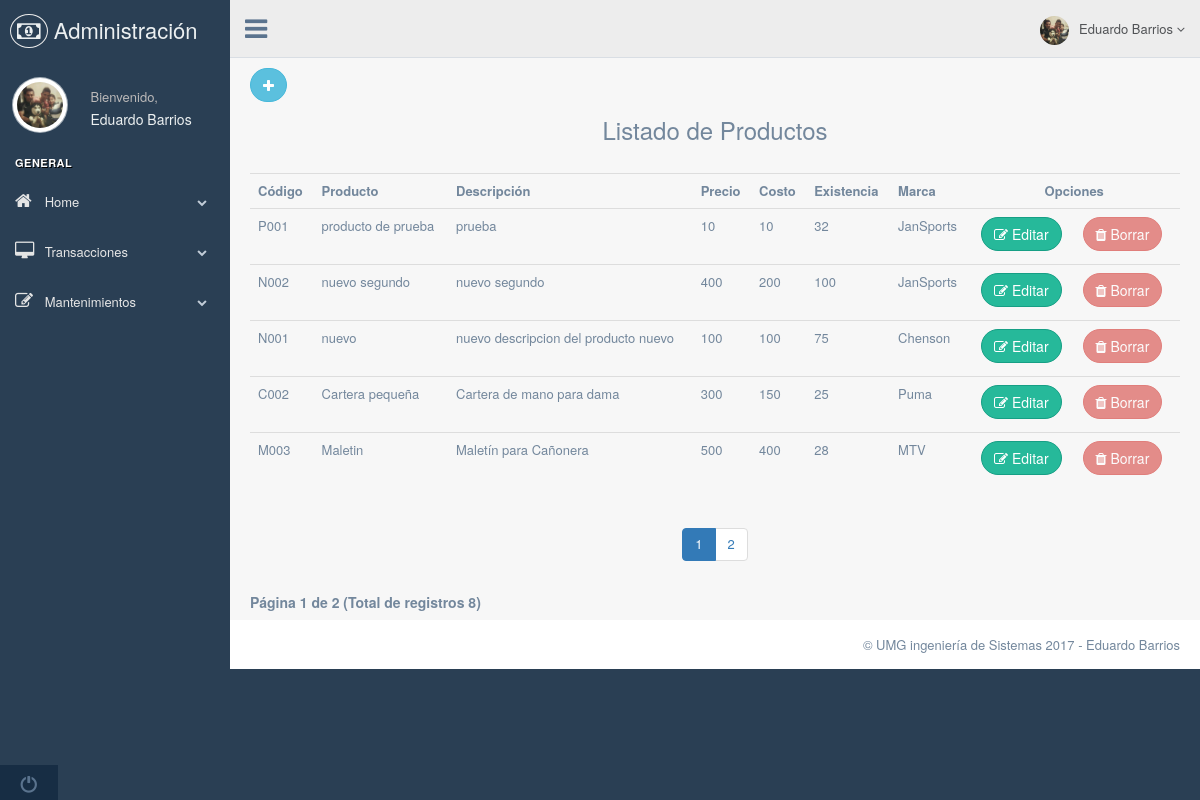
The page /Controllers/ProductosController.php on the database its author committed.
### tables this page shows
CREATE TABLE `productos` (
  `idProducto` int(11) NOT NULL,
  `codigoProducto` varchar(100) NOT NULL,
  `nombreProducto` varchar(100) NOT NULL,
  `descripcion` varchar(255) NOT NULL,
  `precio` float NOT NULL,
  `costo` float NOT NULL,
  `existencia` int(11) NOT NULL,
  `idMarca` int(11) NOT NULL
);

CREATE TABLE `marcaproductos` (
  `idMarca` int(11) NOT NULL,
  `nombreMarca` varchar(100) NOT NULL
);

### Controllers/ProductosController.php (called while the page is built, shortened)
<?php
	require_once('../Models/ProductosModel.php');
	$cant_filas = new Productos();
	$pagination = new Productos();
	$no_registros = 5;
	if(!(isset($_GET['pagina'])))
	{
		$inicio = 1;
	}
	$nuevo_inicio = ($inicio-1)*$no_registros;
	$Productos = $pagination->getProductos($nuevo_inicio,$no_registros);
	$total_registros = count($cant_filas->numRegistros());
	$total_paginas = ceil($total_registros/$no_registros);
	require_once('../Views/ProductosView.php');
 ?>

### Models/Conexion.php (called while the page is built)
<?php
	class Conexion
	{
		public function Conectar(){
			$db_servidor = "localhost";
			$db_usuario  = "root";
			$db_password = "";
			$db_nombre   = "compras-devoluciones";
			$conexion = new PDO("mysql:	host=$db_servidor;dbname=$db_nombre", $db_usuario, $db_password);
			$conexion->setAttribute(PDO::ATTR_ERRMODE, PDO::ERRMODE_EXCEPTION);
			$conexion->exec("SET CHARACTER SET utf8");
			return $conexion;
		}
	}
?>

### Models/ProductosModel.php (called while the page is built, shortened)
<?php
	require_once('Conexion.php');
	class Productos extends Conexion
	{
		public function getProductos($inicio=false,$no_registros=false)
		{
			if($inicio!==false && $no_registros!==false)
			{
				$sql = "SELECT P.idProducto,P.codigoProducto,P.nombreProducto,P.descripcion,P.precio,P.costo,P.existencia,P.idMarca,M.nombreMarca
					    FROM productos P
					    INNER JOIN marcaproductos M ON P.idMarca = M.idMarca
					    	ORDER BY P.idProducto DESC LIMIT $inicio,$no_registros";
			}
			else{
				$sql = "SELECT P.idProducto,P.codigoProducto,P.nombreProducto,P.descripcion,P.precio,P.costo,P.existencia,P.idMarca,M.nombreMarca
					    FROM productos P
					    INNER JOIN marcaproductos M ON P.idMarca = M.idMarca
					    	ORDER BY P.idProducto DESC";
			}
			$stmt = Conexion::Conectar()->prepare($sql);
			$stmt->execute();
			return $stmt->fetchAll();
		}
		public function numRegistros()
		{
			$sql = "SELECT idProducto FROM productos";
			$resultado = Conexion::Conectar()->prepare($sql);
			$resultado->execute();
			return $resultado->fetchAll();
		}
	}
 ?>

### Views/ProductosView.php (the view, shortened to what this page needs)
<!DOCTYPE html>
<html lang="en">
  <head>
    <link href="../vendors/bootstrap/dist/css/bootstrap.min.css" rel="stylesheet">
    <link href="../vendors/font-awesome/css/font-awesome.min.css" rel="stylesheet">
    <link href="../vendors/nprogress/nprogress.css" rel="stylesheet">
    <link href="../vendors/iCheck/skins/flat/green.css" rel="stylesheet">
    <link href="../vendors/bootstrap-progressbar/css/bootstrap-progressbar-3.3.4.min.css" rel="stylesheet">
    <link href="../vendors/jqvmap/dist/jqvmap.min.css" rel="stylesheet"/>
    <link href="../vendors/bootstrap-daterangepicker/daterangepicker.css" rel="stylesheet">
    <link href="../build/css/custom.min.css" rel="stylesheet">
  </head>
  <body class="nav-md">
    <div class="container body">
      <div class="main_container">
        <div class="col-md-3 left_col">
          <div class="left_col scroll-view">
            <div class="navbar nav_title" style="border: 0;">
              <a href="#" class="site_title"><i class="fa fa-money"></i> <span>Administración</span></a>
            </div>
            <div class="profile clearfix">
              <div class="profile_pic">
                <img src="../Views/images/eduardo.jpg" alt="..." class="img-circle profile_img">
              </div>
              <div class="profile_info">
                <span>Bienvenido,</span>
                <h2>Eduardo Barrios</h2>
              </div>
            </div>
            <br />
            <div id="sidebar-menu" class="main_menu_side hidden-print main_menu">
              <div class="menu_section">
                <h3>General</h3>
                <ul class="nav side-menu">
                  <li><a><i class="fa fa-home"></i> Home <span class="fa fa-chevron-down"></span></a>
                  </li>
                  <li><a><i class="fa fa-desktop"></i> Transacciones <span class="fa fa-chevron-down"></span></a>
                  </li>
                  <li><a><i class="fa fa-edit"></i> Mantenimientos <span class="fa fa-chevron-down"></span></a>
                  </li>
                </ul>
              </div>
            </div>
            <div class="sidebar-footer hidden-small">
              <a data-toggle="tooltip" data-placement="top" title="Logout" href="#">
                <span class="glyphicon glyphicon-off" aria-hidden="true"></span>
              </a>
            </div>
          </div>
        </div>
        <div class="top_nav">
          <div class="nav_menu">
            <nav>
              <div class="nav toggle">
                <a id="menu_toggle"><i class="fa fa-bars"></i></a>
              </div>
              <ul class="nav navbar-nav navbar-right">
                <li class="">
                  <a href="javascript:;" class="user-profile dropdown-toggle" data-toggle="dropdown" aria-expanded="false">
                    <img src="../Views/images/eduardo.jpg" alt="">Eduardo Barrios
                    <span class=" fa fa-angle-down"></span>
                  </a>
                </li>
              </ul>
            </nav>
          </div>
        </div>
  <div class="right_col" role="main">
      <div class="row">
          <div class="col-md-12 col-sm-12 col-xs-12">
            <a href="ProductoNuevoController.php" class="btn btn-round btn-info"><i class="fa fa-plus"></i></a>
              <h3 class="text-center">Listado de Productos</h3>
              <br>
                <table class="table table-hover">
                  <tr>
                    <th>Código</th>
                    <th>Producto</th>
                    <th>Descripción</th>
                    <th>Precio</th>
                    <th>Costo</th>
                    <th>Existencia</th>
                    <th>Marca</th>
                    <th colspan="2" class="text-center">Opciones</th>
                  </tr>
                  <?php foreach($Productos as $item): ?>
                   <tr <?php if($item['existencia']<=5) echo 'class=danger'; ?>>
                     <td><?php echo $item['codigoProducto']; ?></td>
                     <td><?php echo $item['nombreProducto']; ?></td>
                     <td><?php echo $item['descripcion']; ?></td>
                     <td><?php echo $item['precio']; ?></td>
                     <td><?php echo $item['costo']; ?></td>
                     <td><?php echo $item['existencia']; ?></td>
                     <td><?php echo $item['nombreMarca']; ?></td>
                     <td class="text-right"><button type="button" class="btn btn-round btn-success" data-toggle='modal' data-target='#modal-editar' onclick="CargarDatos('<?php echo $item['idProducto'];?>','<?php echo $item['codigoProducto']; ?>','<?php echo $item['nombreProducto']; ?>','<?php echo $item['descripcion'];?>','<?php echo $item['precio'];?>','<?php echo $item['costo'];?>','<?php echo $item['existencia'];?>','<?php echo $item['idMarca'];?>');"><i class="fa fa-edit"></i> Editar</button>
                     </td>
                     <td class="text-left"><button disabled type="button" class="btn btn-round btn-danger" onclick="confirmarRegistro('<?php echo $item['idProducto'];?>');"><i class="fa fa-trash"></i> Borrar</button>
                     </td>
                   </tr>
                  <?php endforeach; ?>
                </table>
                <div class="text-center">
                      <nav aria-label="Page navigation">
                            <ul class="pagination">
                             <?php
                                  for($i=1;$i<=$total_paginas;$i++)
                                  {
                                      if($i == $inicio ){
                                           echo "<li class='active'><a>".$i." </a></li>";
                                      }
                                      else{
                                           echo "<li><a href='?pagina=".$i."'>".$i." </a></li>";
                                      }
                                  }
                               ?>
                            </ul>
                      </nav>
                  </div>
                  <h5 class="text-left">
                      <strong>
                          <?php
                              if($inicio == 0) $inicioPag = 1;
                              else $inicioPag = $inicio;
                                  echo "Página ".$inicioPag." de ".$total_paginas;
                                  echo " (Total de registros ".$total_registros.")";
                          ?>
                      </strong>
                  </h5>
          </div>
      </div>
  </div>
        <footer>
          <div class="pull-right">
            &copy; UMG ingeniería de Sistemas 2017 - Eduardo Barrios
          </div>
          <div class="clearfix"></div>
        </footer>
      </div>
    </div>
  </body>
</html>

### rows shown on the page
productos: codigoProducto "P001", nombreProducto "producto de prueba", descripcion "prueba", precio "10", costo "10", existencia "32", idMarca.nombreMarca "JanSports"
productos: codigoProducto "N002", nombreProducto "nuevo segundo", descripcion "nuevo segundo", precio "400", costo "200", existencia "100", idMarca.nombreMarca "JanSports"
productos: codigoProducto "N001", nombreProducto "nuevo", descripcion "nuevo descripcion del producto nuevo", precio "100", costo "100", existencia "75", idMarca.nombreMarca "Chenson"
productos: codigoProducto "C002", nombreProducto "Cartera pequeña", descripcion "Cartera de mano para dama", precio "300", costo "150", existencia "25", idMarca.nombreMarca "Puma"
productos: codigoProducto "M003", nombreProducto "Maletin", descripcion "Maletín para Cañonera", precio "500", costo "400", existencia "28", idMarca.nombreMarca "MTV"

### other values the page prints
$inicioPag "1"
$total_paginas "2"
$total_registros "8"
